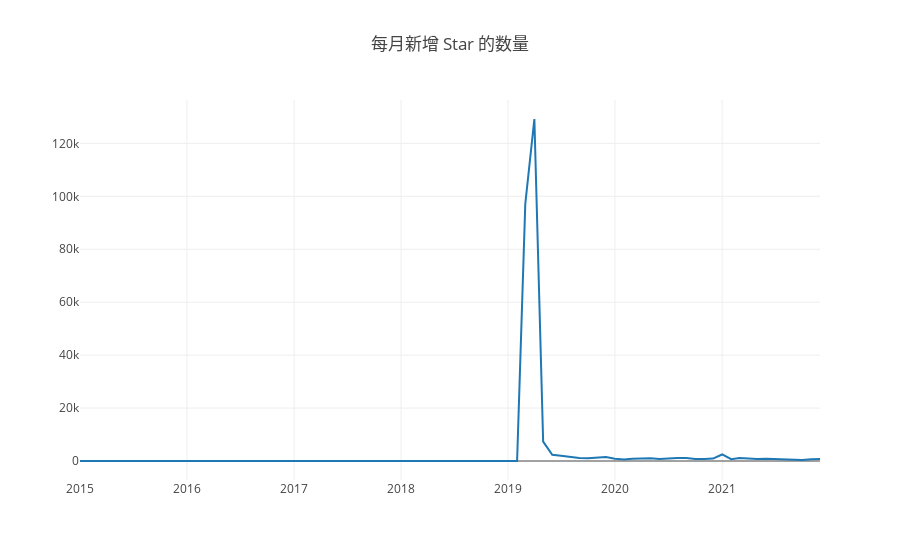

Here is the notebook cell this chart was saved with:
### Code cell
openDigger.render.plotly(
    [
        {x: year_month_axis, y: stars_per_month, mode: 'scatter', name: 'star 数量'}
    ],
    {
        title: '每月新增 Star 的数量'
    }
)

### Figure 1 — Plotly figure (JSON) as saved in the notebook; plotly's stock layout.template omitted (floating-point values rounded to 4 significant figures)
{"data": [{"mode": "scatter", "name": "star 数量", "x": ["2015-1", "2015-2", "2015-3", "2015-4", "2015-5", "2015-6", "2015-7", "2015-8", "2015-9", "2015-10", "2015-11", "2015-12", "2016-1", "2016-2", "2016-3", "2016-4", "2016-5", "2016-6", "2016-7", "2016-8", "2016-9", "2016-10", "2016-11", "2016-12", "2017-1", "2017-2", "2017-3", "2017-4", "2017-5", "2017-6", "2017-7", "2017-8", "2017-9", "2017-10", "2017-11", "2017-12", "2018-1", "2018-2", "2018-3", "2018-4", "2018-5", "2018-6", "2018-7", "2018-8", "2018-9", "2018-10", "2018-11", "2018-12", "2019-1", "2019-2", "2019-3", "2019-4", "2019-5", "2019-6", "2019-7", "2019-8", "2019-9", "2019-10", "2019-11", "2019-12", "2020-1", "2020-2", "2020-3", "2020-4", "2020-5", "2020-6", "2020-7", "2020-8", "2020-9", "2020-10", "2020-11", "2020-12", "2021-1", "2021-2", "2021-3", "2021-4", "2021-5", "2021-6", "2021-7", "2021-8", "2021-9", "2021-10", "2021-11", "2021-12"], "y": ["0", "0", "0", "0", "0", "0", "0", "0", "0", "0", "0", "0", "0", "0", "0", "0", "0", "0", "0", "0", "0", "0", "0", "0", "0", "0", "0", "0", "0", "0", "0", "0", "0", "0", "0", "0", "0", "0", "0", "0", "0", "0", "0", "0", "0", "0", "0", "0", "0", "0", "97157", "129210", "7297", "2334", "1977", "1518", "1124", "1019", "1354", "1493", "872", "559", "853", "884", "1044", "721", "1018", "1146", "1155", "782", "782", "911", "2463", "701", "1091", "902", "760", "833", "688", "731", "640", "420", "652", "710"]}], "layout": {"autosize": true, "title": {"text": "每月新增 Star 的数量"}, "xaxis": {"autorange": true, "range": ["2015-01-01", "2021-12-01"], "type": "date"}, "yaxis": {"autorange": true, "range": [-7178.0, 136400.0], "type": "linear"}}}
